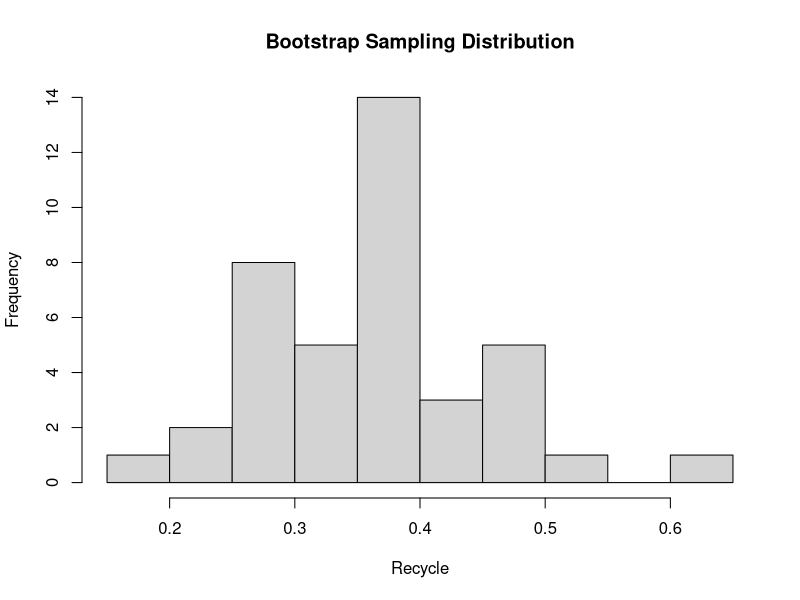
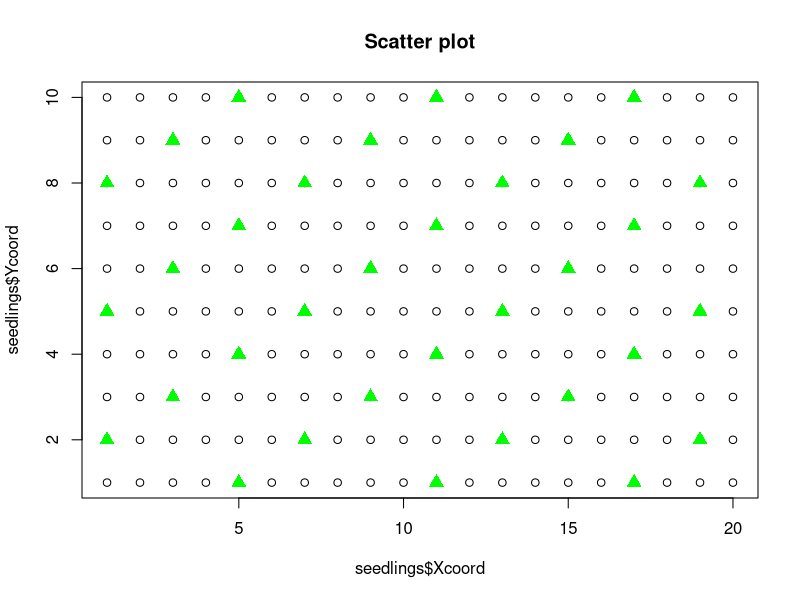

The R source for these figures, in order:
## ---- chunk 1
recycle_data <- read.csv("../data/recycle.csv")    # Load the recycle data
recycle_data

summary(recycle_data)    # Summary of the recycle data
str(recycle_data)        # Structure of the recycle data
## ---- chunk 2
table(recycle_data$Convenience)    # Frequency table for Convenience
which(recycle_data$Convenience < 1 | recycle_data$Convenience > 5)    # Check for invalid values

# Remove invalid values
new_recycle <- recycle_data
new_recycle[new_recycle$Convenience==11,] <- 1
new_recycle

table(recycle_data$Recycle)    # Frequency table for Recycle
which(recycle_data$Recycle < 0 | recycle_data$Recycle > 1)    # Check for invalid values

# Remove invalid values
new_recycle <- new_recycle[-c(24,37),]
new_recycle
dim(new_recycle)    # Check the dimensions of the cleaned data
## ---- chunk 3
# Bootstrap Sampling
recycle_prop <- numeric(0)

for (i in 1:40) {
  bootstrap_sample <- sample(new_recycle$Recycle, 40, replace = TRUE)
  recycle_prop <- rbind(recycle_prop, mean(bootstrap_sample))
}

# Create a histogram of the results of the 40 bootstrap samples
hist(recycle_prop, main = "Bootstrap Sampling Distribution", xlab = "Recycle", ylab = "Frequency")

# Point estimate of variable Recycle from the cleaned dataset
point_estimate <- mean(new_recycle$Recycle)
point_estimate

# Bootstrap estimate from the bootstrap samples
bootstrap_estimate <- mean(recycle_prop)
bootstrap_estimate
## ---- chunk 4
seedlings <- read.csv("../data/seedlings.csv")    # Load the spring onions data
seedlings
## ---- chunk 5
k <- floor(200/33)

sample_list <- sample(k, 1)

for (i in 2:33) {
  sample_list[i] <- sample_list[i-1] + k
}

sys_sample <- seedlings[sample_list, ]
sys_sample

# Scatter plot
plot(x = seedlings$Xcoord, y = seedlings$Ycoord, main = "Scatter plot")
points(sys_sample$Xcoord, sys_sample$Ycoord, pch = 17, col = "green", cex = 1.5)

# Estimate total number of spring onions plants in the whole field
mean_seedlings <- mean(seedlings$Seedlings)
total_seedlings <- 200 * mean(seedlings$Seedlings)
mean_seedlings
total_seedlings
## ---- chunk 6
eggs <- read.csv("../data/eggs.csv")    # Load the eggs data
eggs

summary(eggs)    # Summary of the eggs data
str(eggs)        # Structure of the eggs data
## ---- chunk 7
random_clutch <- sample(eggs$CLUTCH, 5, replace = FALSE)
random_clutch
clutch_dataframe <- data.frame()

for (i in random_clutch) {
  sample_eggs <- eggs[eggs$CLUTCH == i, ]
  srs_eggs <- sample_eggs[sort(sample(nrow(sample_eggs), 6)), ]
  clutch_dataframe <- rbind(clutch_dataframe, srs_eggs)
}

clutch_dataframe

# Estimate the average egg volume
mean(clutch_dataframe$VOLUME)
